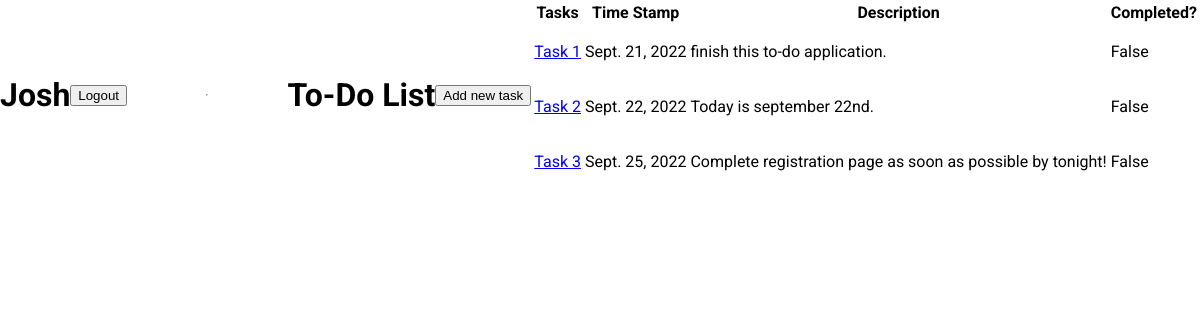
The app's page /To-Do-Tasks (signed in) with its own data.
### todo/models.py (models this page shows, shortened)
class Task(models.Model):
    user = models.ForeignKey(User, on_delete= models.CASCADE, db_index=True)
    timestamp = models.DateTimeField(auto_now_add=True)
    title = models.CharField(max_length= 100)
    description = models.TextField(max_length= 250, null= True, blank=True)
    complete = models.BooleanField(default=False)
    class Meta:
        ordering = ["complete"]

### todo/views.py (the view)
# urls.py: path("To-Do-Tasks", views.TodoTaskView.as_view(), name= "todoPage"),
class TodoTaskView(LoginRequiredMixin, ListView):
    template_name = "todo/todo.html"
    model = models.Task
    context_object_name = "tasks"
    ordering = ["timestamp"]
    def get_context_data(self, **kwargs):
        context = super().get_context_data(**kwargs)
        context["tasks"] = context["tasks"].filter(user=self.request.user)
        return context

### todo/templates/todo/todo.html (shortened to what this page needs)
{% extends "base.html" %}
{% load static %}
{% block cssFiles %}
    <link rel="stylesheet" href="{% static 'todo/todo.css' %}">
{% endblock %}
{% block content %}
    {% if request.user.is_authenticated %}
        <h1>{{ request.user|title}}</h1>
        <a href="{% url 'logoutPage' %}"><button> Logout </button></a>
    {% endif %}
        <hr>
        <h1> To-Do List </h1>
        <div class="linkButtons">
            <a href="{% url 'enterTaskDetails' %}"><button> Add new task </button></a>
        </div>
        <br>
        <div class="taskListUl">
            <table>
                <tr>
                    <th> Tasks </th>
                    <th> Time Stamp</th>
                    <th> Description </th>
                    <th>Completed?</th>
                </tr>
                {% for task in tasks %}
                    <tr>
                        <td>
                            <a href="{% url 'taskInDetail' task.pk %}">{{ task.title|title }}</a>
                        </td>
                        <td>
                            {{ task.timestamp.date }}
                        </td>
                        <td>
                            <p>
                                {{ task.description }}
                            </p>
                        </td>
                        <td>
                            {{ task.complete }}
                        </td>
                    </tr>
                {% empty %}
                    <h3> No items entered in the list to display. </h3>
                {% endfor %}
            </table>
        </div>
{% endblock %}

### static/base.css (style rules this page uses)
html { font-family: 'Comfortaa', cursive; font-family: 'Roboto', sans-serif; }
body { margin: 0; padding: 0; display: flex; justify-content: center; align-items: center; }

### todo/static/todo/todo.css (style rules this page uses)
h1 { text-align: center; }
.linkButtons { align-items: center; }

### records on screen
Task: title "Task 1", timestamp "Sept. 21, 2022", description "finish this to-do application.", complete "False"
Task: title "Task 2", timestamp "Sept. 22, 2022", description "Today is september 22nd.", complete "False"
Task: title "Task 3", timestamp "Sept. 25, 2022", description "Complete registration page as soon as possible by tonight!", complete "False"

### other values on screen
{{ request.user|title }} "Josh"
